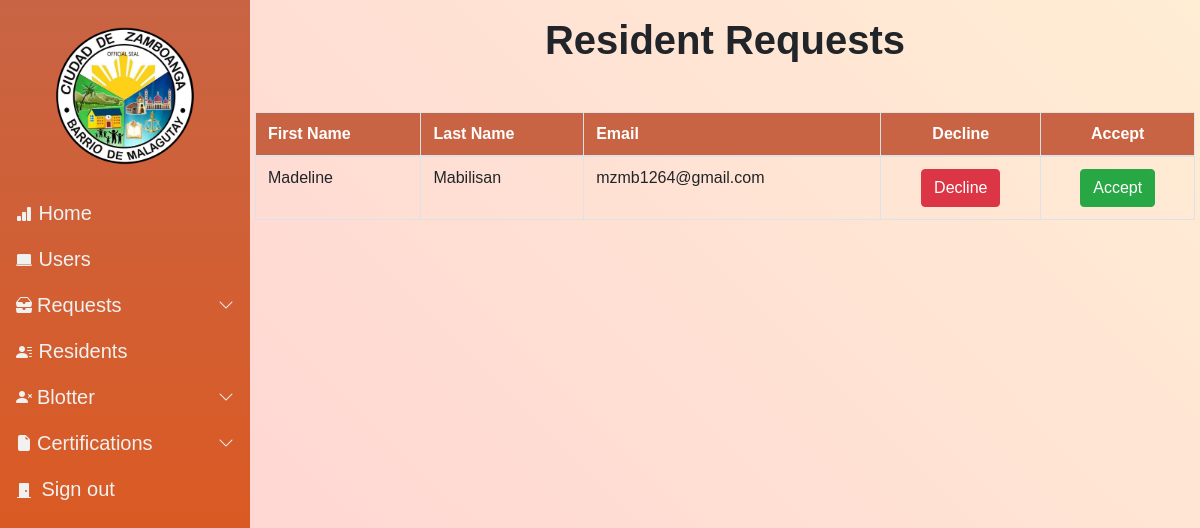
Screenshot of /display_registrations/ (signed in) with the database file from the repository.
### Resident/models.py (models this page shows, shortened)
class TempResident (models.Model):
    pic = models.ImageField(null=True, blank = True, verbose_name="Profile Picture", upload_to= "images/", default='images/default_pp.jpg')
    First_name = models.CharField(max_length=50)
    Last_name = models.CharField(max_length=50)
    Middle_name = models.CharField(max_length=50, null=True, blank=True)
    Email = models.EmailField(max_length=254)
    Birthdate = models.DateField(auto_now_add=False, auto_now=False)
    Gender_choices = (
        ('Male','Male'),
        ('Female','Female')
        )
    Gender = models.CharField(max_length=100, choices=Gender_choices, default = "Not Specified")
    numbers = RegexValidator(r'^[0-9]+','Only numbers are accepted')
    Contact = models.CharField(max_length=11, validators=[numbers])
    Phealthnone = 'None'
    Phealth_choices = (
        ('None', 'None'),
        ('Employed','Employed'),
        ('Voluntary','Voluntary'),
        ('OFW','OFW'),
        ('Sponsored','Sponsored'),
        ('Indigent','Indigent'),
        ('Lifetime','Lifetime'),
        ('Senior','Senior')
    )
    Philhealth_membership = models.CharField(max_length=100,choices=Phealth_choices, default=Phealthnone,verbose_name="Philhealth Membership Type")
    Cstatus_choices = (
        ('Single','Single'),
        ('Married','Married'),
        ('Separated','Separated'),
        ('Widowed','Widowed'),
        )
    Marital_status = models.CharField(max_length=100, choices = Cstatus_choices, default = "")
    Citizenship = models.CharField(max_length=100)
    Religion = models.CharField(max_length=100)
    Occupation = models.CharField(max_length=100, null=True, blank=True)
    Vac_choices = (
        ('Vaccinated','Vaccinated'),
        ('Unvaccinated','Unvaccinated')
    )
    Vaccination = models.CharField(max_length=100, choices = Vac_choices, verbose_name="Vaccination Status", default="")
    Address = models.CharField(max_length=250, verbose_name="Street Address")
    Blacklisted = models.BooleanField(default = False)
    created_date = models.DateTimeField(auto_now_add=True)
    modified_date = models.DateTimeField(auto_now=True)

### Resident/views.py (the view)
@login_required(login_url='login')
def display_registrations(request):
    Request_obj = TempResident.objects.all()
    context = {
        'Request_obj' : Request_obj
    }
    return render(request, "register_requests.html", context = context)

### Resident/context_processors.py (called while the page is built)
def greet(request):
    greeting = f"{request.user.username}"
    return{
        "greeting" : greet
    }

### templates/register_requests.html (shortened to what this page needs)
{% extends 'base.html' %}
{%  load static %}
{% block content %}
<h1 style="text-align: center;" class="mb-5"><b>Resident Requests</b></h1>
<table class = "table table-bordered table-hover mt-2 mb-5" id="Display">
     <thead>
         <tr>
            <th>First Name</th>
            <th>Last Name</th>
            <th>Email</th>
            <th style="text-align: center;">Decline</th>
            <th style="text-align: center;">Accept</th>
        </tr>
     </thead>
     <tbody>
            {% for Resident in Request_obj %}
            <tr data-href = "{% url 'temp_profile' Resident.id %}">
                <td>{{ Resident.First_name }}</td>
                <td>{{ Resident.Last_name }}</td>
                <td>{{ Resident.Email }}</td>
                <td style="text-align: center;">
                    <button type="button" class="btn btn-danger" data-toggle="modal" data-target="#modal-{{ Resident.id }}">
                        Decline
                    </button>
                </td>
                <td style="text-align: center;"><a href = "{% url 'acceptresident' Resident.id%}" class="btn btn-success" role="button">Accept</button></td>
            </tr>
            {% endfor %}
     </tbody>
</table>
{%  endblock content %}

### static/css/nav.css (style rules this page uses)
@media (min-width: 992px) { body { overflow: auto !important; } }

### templates/base.html (style rules this page uses)
body::after { opacity: 0.; }

### templates/register_requests.html (style rules this page uses)
thead { background-color: #c86444; border-color: none; color: white; }
tr[data-href] { cursor: pointer; }

### rows the page displays
TempResident: First_name "Madeline", Last_name "Mabilisan", Email "mzmb1264@gmail.com"
